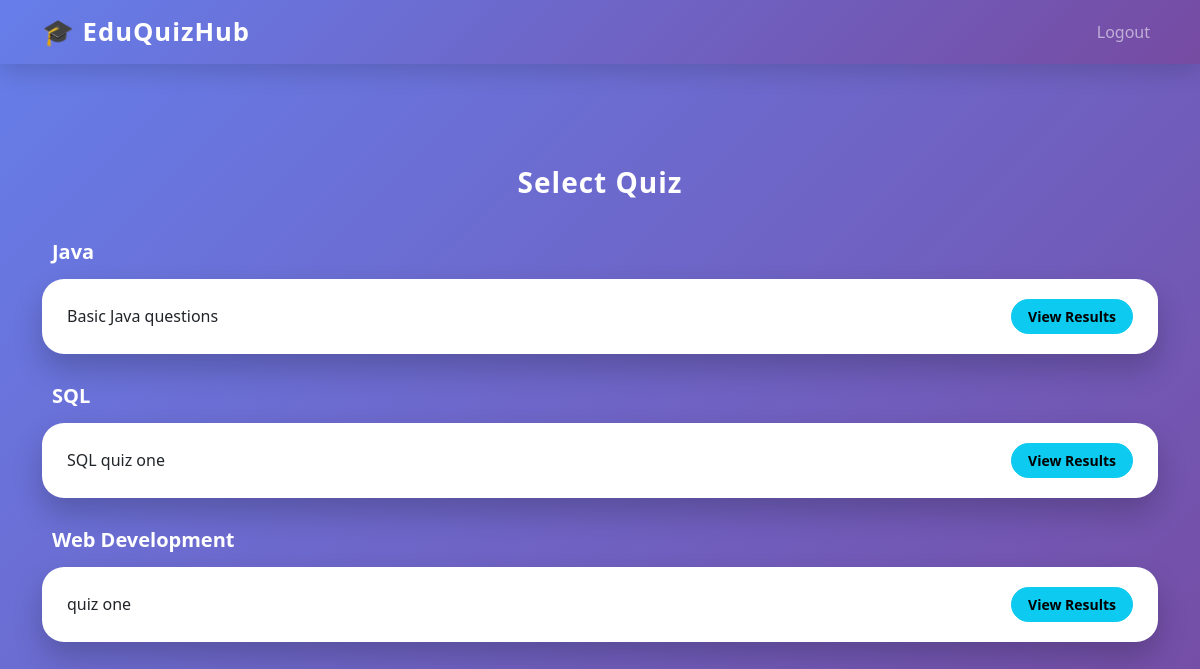
The app's page /admin/select-quiz-for-results (signed in), older data.
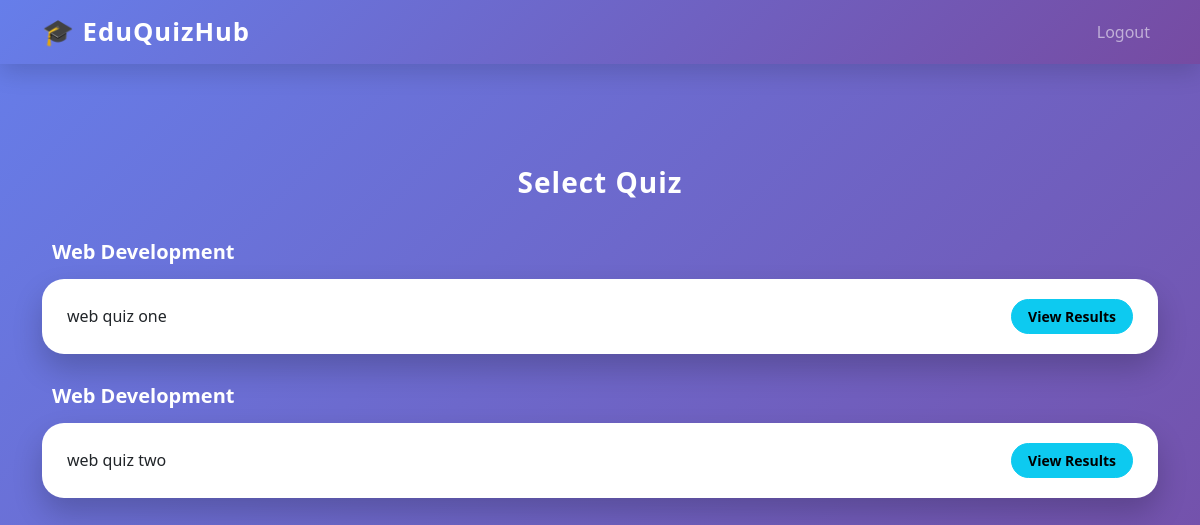
The same page, newer data.
### tables this page shows
CREATE TABLE quizzes (
    id INTEGER PRIMARY KEY AUTOINCREMENT,
    module_id INTEGER NOT NULL,
    title TEXT NOT NULL,
    time_limit INTEGER,
    is_active INTEGER DEFAULT 0,
    FOREIGN KEY (module_id) REFERENCES modules(id)
);

CREATE TABLE modules (
    id INTEGER PRIMARY KEY AUTOINCREMENT,
    name TEXT NOT NULL
);

### app.py (the view)
@app.route("/admin/select-quiz-for-results")
def select_quiz_for_results():
    if session.get("role") != "admin":
        flash("Unauthorized access", "danger")
        return redirect(url_for("login"))
    conn = get_db_connection()
    quizzes = conn.execute("""
        SELECT quizzes.*, modules.name AS module_name
        FROM quizzes
        JOIN modules ON quizzes.module_id = modules.id
        ORDER BY modules.name, quizzes.title
    """).fetchall()
    conn.close()
    return render_template(
        "select_quiz.html",
        quizzes=quizzes,
        action="view_results"
    )

### app.py (called while the page is built)
def get_db_connection():
    conn = sqlite3.connect("database.db")
    conn.row_factory = sqlite3.Row
    return conn

### templates/select_quiz.html (shortened to what this page needs)
{% extends "base.html" %}
{% block content %}
<h3>Select Quiz</h3>
{% set current_module = None %}
{% for quiz in quizzes %}
    {% if current_module != quiz.module_name %}
        {% if not loop.first %}
            </div>
        {% endif %}
        <h5>{{ quiz.module_name }}</h5>
        <div class="module-group">
        {% set current_module = quiz.module_name %}
    {% endif %}
    <div class="quiz-card">
        <span>{{ quiz.title }}</span>
        {% if action == "add_questions" %}
            <a href="{{ url_for('add_questions', quiz_id=quiz.id) }}" class="btn btn-primary btn-sm">
                Add Questions
            </a>
        {% elif action == "publish_quiz" %}
            <a href="{{ url_for('publish_quiz', quiz_id=quiz.id) }}" class="btn btn-success btn-sm">
                Publish Quiz
            </a>
        {% elif action == "view_results" %}
            <a href="{{ url_for('view_results', quiz_id=quiz.id) }}" class="btn btn-info btn-sm">
                View Results
            </a>
        {% endif %}
    </div>
    {% if loop.last %}
        </div>
    {% endif %}
{% endfor %}
{% endblock %}

### templates/base.html (shortened to what this page needs)
<!DOCTYPE html>
<html lang="en">
<head>
    <link href="https://cdn.jsdelivr.net/npm/bootstrap@5.3.3/dist/css/bootstrap.min.css" rel="stylesheet">
    <link rel="stylesheet" href="{{ url_for('static', filename='css/style.css') }}">
</head>
<body>
<nav class="navbar navbar-expand-lg navbar-dark fixed-top">
    <div class="container">
        <a class="navbar-brand" href="{{ url_for('home') }}">🎓 EduQuizHub</a>
        <div class="collapse navbar-collapse" id="navbarNav">
            <ul class="navbar-nav ms-auto align-items-center">
                {% if session.get('user_id') %}
                    <li class="nav-item">
                        <a class="nav-link" href="{{ url_for('logout') }}">Logout</a>
                    </li>
                {% endif %}
            </ul>
        </div>
    </div>
</nav>
<div class="container mt-5 pt-2">
</div>
<div class="container page-container">
    {% block content %}{% endblock %}
</div>
</body>
</html>

### static/css/style.css (style rules this page uses)
body { background-color: #f8f9fa; }
h1, h2, h3 { color: #0d6efd; }

### templates/base.html (style rules this page uses)
body { background: #f4f6fb; font-family: "Segoe UI", sans-serif; }
.navbar { background: linear-gradient(135deg, #667eea, #764ba2); box-shadow: 0 8px 25px rgba(0,0,0,0.15); }
.navbar-brand { font-size: 1.6rem; font-weight: 800; letter-spacing: 1px; animation: glow 2s infinite alternate; }
.nav-link { font-weight: 500; margin-left: 10px; position: relative; cursor: pointer; transition: all 0.3s ease; }
.nav-link::after { content: ""; position: absolute; width: 0; height: 2px; background: #fff; left: 0; bottom: 0; transition: width 0.3s ease; }
.page-container { margin-top: 80px; animation: fadeIn 0.8s ease; }

### templates/select_quiz.html (style rules this page uses)
body { background: linear-gradient(135deg, #667eea, #764ba2); min-height: 100vh; padding: 30px 0; }
h3 { color: #fff; font-weight: 800; text-align: center; margin-bottom: 40px; letter-spacing: 1px; animation: fadeDown 0.8s ease-in-out; }
h5 { color: #fff; font-weight: 700; margin-bottom: 15px; margin-left: 10px; }
.quiz-card { background: #ffffff; border-radius: 22px; padding: 20px 25px; margin-bottom: 20px; display: flex; justify-content: space-between; align-items: center; transition: all 0.35s ease; box-shadow: 0 15px 30px rgba(0,0,0,0.2); }
.btn-sm { border-radius: 20px; font-weight: 600; padding: 6px 16px; transition: all 0.3s ease; }
.module-group { margin-bottom: 30px; }

Row changes from the older to the newer data that the page shows:
removed quizzes: module_name "Java", title "Basic Java questions"
changed quizzes: title "quiz one" → "web quiz one"; moves up the list
changed quizzes: module_name "SQL" → "Web Development"; title "SQL quiz one" → "web quiz two"
